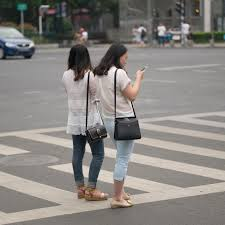
#> input picture ped3.jpeg, 225 x 225 px, given in place of image_name.jpeg, which was not available
$ python 'Pedestrain _Image.py'
#> lines starting #> are read from the running program, lines starting #| are printed output that depends on the picture; after the words box and inside, x2 and y2 are one past the last pixel; in counts of white or black regions, pixels touching at a corner belong together; pictures that were not available may be replaced by others from this repository, and a replacement may not be noted
from __future__ import print_function
from imutils.object_detection import non_max_suppression
import numpy as np
import cv2

# construct the argument parse and parse the arguments
#ap = argparse.ArgumentParser()
#ap.add_argument("-i", "--images", required=True, help="path to images directory")
#args = vars(ap.parse_args())

# initialize the HOG descriptor/person detector
hog = cv2.HOGDescriptor()
hog.setSVMDetector(cv2.HOGDescriptor_getDefaultPeopleDetector())


path = "image_name.jpeg"

# loop over the image paths
image = cv2.imread(path)
#> image is the input picture: shape (225, 225, 3); mean B, G, R 127.5, 131.2, 134.6
orig = image
# load the image and resize it to (1) reduce detection time
# and (2) improve detection accuracy

# detect people in the image
(rects, weights) = hog.detectMultiScale(image, winStride=(4, 4),
   		padding=(8, 8), scale=1.05)
#> rects = [[41, 28, 99, 197]]; weights = [1]

# draw the original bounding boxes
for (x, y, w, h) in rects:
   	cv2.rectangle(orig, (x, y), (x + w, y + h), (0, 0, 255), 2)
#> this loop made 1 pass
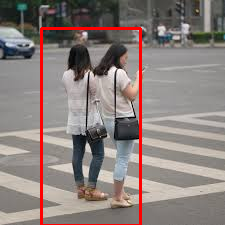
#> orig: shape (225, 225, 3); 3.1% of pixels changed, all inside (x1, y1, x2, y2) = (40, 27, 142, 225)

# apply non-maxima suppression to the bounding boxes using a
# fairly large overlap threshold to try to maintain overlapping
# boxes that are still people
rects = np.array([[x, y, x + w, y + h] for (x, y, w, h) in rects])
#> rects = [[41, 28, 140, 225]]
pick = non_max_suppression(rects, probs=None, overlapThresh=0.65)
#> pick = [[41, 28, 140, 225]]

# draw the final bounding boxes
for (xA, yA, xB, yB) in pick:
   	cv2.rectangle(image, (xA, yA), (xB, yB), (0, 255, 0), 2)
#> this loop made 1 pass
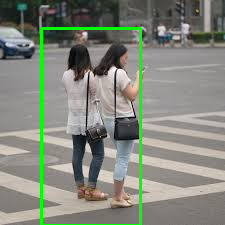
#> image: shape (225, 225, 3); 3.1% of pixels changed, all inside (x1, y1, x2, y2) = (40, 27, 142, 225)

# show some information on the number of bounding boxes

# show the output images
#cv2.imshow("Before NMS", orig)
cv2.imshow("After NMS", image)
cv2.waitKey(0)

cv2.destroyAllWindows()

$ run again, on ped4.jpeg
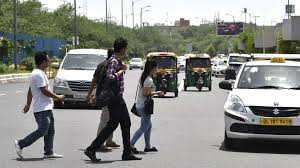
#> input picture ped4.jpeg, 300 x 168 px, given in place of image_name.jpeg, which was not available
#> image is the input picture: shape (168, 300, 3); mean B, G, R 134.1, 138.9, 137.4
#> `(rects, weights) = hog.detectMultiScale(image, winStride=(4, 4), paddi..`: rects = [[76, 33, 68, 135], [110, 41, 66, 127], [9, 36, 69, 132]]; weights = [0.621, 0.894, 1.09]
#> the loop `for (x, y, w, h) in rects:` made 3 passes
#> after the loop `for (x, y, w, h) in rects:`:
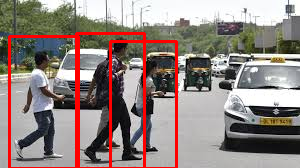
#> orig: shape (168, 300, 3); 5.88% of pixels changed, all inside (x1, y1, x2, y2) = (8, 32, 178, 168)
#> `rects = np.array([[x, y, x + w, y + h] for (x, y, w, h) in rects])`: rects = [[76, 33, 144, 168], [110, 41, 176, 168], [9, 36, 78, 168]]
#> pick = [[9, 36, 78, 168], [110, 41, 176, 168], [76, 33, 144, 168]]
#> the loop `for (xA, yA, xB, yB) in pick:` made 3 passes
#> (xA, yA, xB) on passes 1 to 3: (9, 36, 78), (110, 41, 176), (76, 33, 144)
#> after the loop `for (xA, yA, xB, yB) in pick:`:
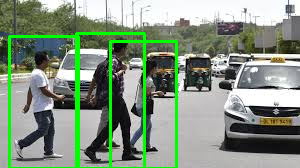
#> image: shape (168, 300, 3); 5.88% of pixels changed, all inside (x1, y1, x2, y2) = (8, 32, 178, 168)
